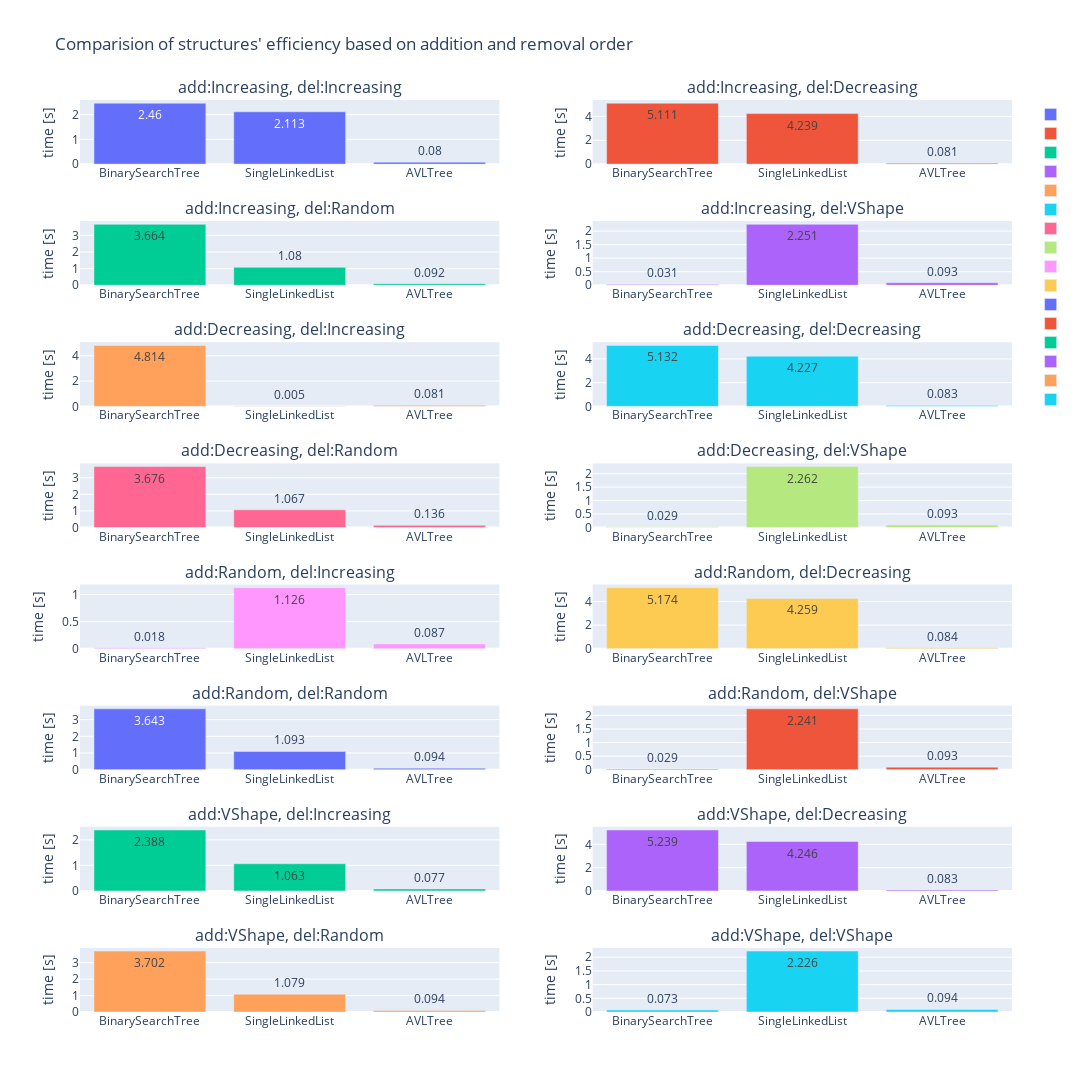

Notebook cell for this chart:
### Code cell
InputNames = [x.__name__ for x in inputTypes]
subplot_titles = []
for x in InputNames:
    for y in InputNames:
        subplot_titles.append(f"add:{x}, del:{y}".replace("generate",""))

fig = make_subplots(rows=8, cols=2,subplot_titles=subplot_titles)


i=0
for add_method in InputNames:
    for delete_method in InputNames:
        d = {}
        for struct, time in times.items():
            d[struct] = time[add_method][delete_method]
        fig.add_trace(go.Bar(x=list(d.keys()), y=list(d.values()), text=[round(x,3) for x in d.values()],
                            textposition="auto", name=""),
                      row=i//2+1, col=i%2+1)
        fig.update_yaxes(title_text="time [s]", row=i//2+1, col=i%2+1)
        i+=1

fig.update_layout(height=1600, width=1200,
                  title_text="Comparision of structures' efficiency based on addition and removal order")

fig.show()

### Figure 1 — Plotly figure (JSON) as saved in the notebook; plotly's stock layout.template omitted (floating-point values rounded to 4 significant figures)
{"data": [{"name": "", "text": ["2.46", "2.113", "0.08"], "textposition": "auto", "type": "bar", "x": ["BinarySearchTree", "SingleLinkedList", "AVLTree"], "xaxis": "x", "y": [2.46, 2.113, 0.08004], "yaxis": "y"}, {"name": "", "text": ["5.111", "4.239", "0.081"], "textposition": "auto", "type": "bar", "x": ["BinarySearchTree", "SingleLinkedList", "AVLTree"], "xaxis": "x2", "y": [5.111, 4.239, 0.08068], "yaxis": "y2"}, {"name": "", "text": ["3.664", "1.08", "0.092"], "textposition": "auto", "type": "bar", "x": ["BinarySearchTree", "SingleLinkedList", "AVLTree"], "xaxis": "x3", "y": [3.664, 1.08, 0.09188], "yaxis": "y3"}, {"name": "", "text": ["0.031", "2.251", "0.093"], "textposition": "auto", "type": "bar", "x": ["BinarySearchTree", "SingleLinkedList", "AVLTree"], "xaxis": "x4", "y": [0.03099, 2.251, 0.09258], "yaxis": "y4"}, {"name": "", "text": ["4.814", "0.005", "0.081"], "textposition": "auto", "type": "bar", "x": ["BinarySearchTree", "SingleLinkedList", "AVLTree"], "xaxis": "x5", "y": [4.814, 0.00499, 0.08083], "yaxis": "y5"}, {"name": "", "text": ["5.132", "4.227", "0.083"], "textposition": "auto", "type": "bar", "x": ["BinarySearchTree", "SingleLinkedList", "AVLTree"], "xaxis": "x6", "y": [5.132, 4.227, 0.08293], "yaxis": "y6"}, {"name": "", "text": ["3.676", "1.067", "0.136"], "textposition": "auto", "type": "bar", "x": ["BinarySearchTree", "SingleLinkedList", "AVLTree"], "xaxis": "x7", "y": [3.676, 1.067, 0.1358], "yaxis": "y7"}, {"name": "", "text": ["0.029", "2.262", "0.093"], "textposition": "auto", "type": "bar", "x": ["BinarySearchTree", "SingleLinkedList", "AVLTree"], "xaxis": "x8", "y": [0.02866, 2.262, 0.09303], "yaxis": "y8"}, {"name": "", "text": ["0.018", "1.126", "0.087"], "textposition": "auto", "type": "bar", "x": ["BinarySearchTree", "SingleLinkedList", "AVLTree"], "xaxis": "x9", "y": [0.01798, 1.126, 0.08743], "yaxis": "y9"}, {"name": "", "text": ["5.174", "4.259", "0.084"], "textposition": "auto", "type": "bar", "x": ["BinarySearchTree", "SingleLinkedList", "AVLTree"], "xaxis": "x10", "y": [5.174, 4.259, 0.08356], "yaxis": "y10"}, {"name": "", "text": ["3.643", "1.093", "0.094"], "textposition": "auto", "type": "bar", "x": ["BinarySearchTree", "SingleLinkedList", "AVLTree"], "xaxis": "x11", "y": [3.643, 1.093, 0.09382], "yaxis": "y11"}, {"name": "", "text": ["0.029", "2.241", "0.093"], "textposition": "auto", "type": "bar", "x": ["BinarySearchTree", "SingleLinkedList", "AVLTree"], "xaxis": "x12", "y": [0.02902, 2.241, 0.09318], "yaxis": "y12"}, {"name": "", "text": ["2.388", "1.063", "0.077"], "textposition": "auto", "type": "bar", "x": ["BinarySearchTree", "SingleLinkedList", "AVLTree"], "xaxis": "x13", "y": [2.388, 1.063, 0.07735], "yaxis": "y13"}, {"name": "", "text": ["5.239", "4.246", "0.083"], "textposition": "auto", "type": "bar", "x": ["BinarySearchTree", "SingleLinkedList", "AVLTree"], "xaxis": "x14", "y": [5.239, 4.246, 0.08293], "yaxis": "y14"}, {"name": "", "text": ["3.702", "1.079", "0.094"], "textposition": "auto", "type": "bar", "x": ["BinarySearchTree", "SingleLinkedList", "AVLTree"], "xaxis": "x15", "y": [3.702, 1.079, 0.09368], "yaxis": "y15"}, {"name": "", "text": ["0.073", "2.226", "0.094"], "textposition": "auto", "type": "bar", "x": ["BinarySearchTree", "SingleLinkedList", "AVLTree"], "xaxis": "x16", "y": [0.07316, 2.226, 0.09379], "yaxis": "y16"}], "layout": {"annotations": [{"font": {"size": 16}, "showarrow": false, "text": "add:Increasing, del:Increasing", "x": 0.225, "xanchor": "center", "xref": "paper", "y": 1, "yanchor": "bottom", "yref": "paper"}, {"font": {"size": 16}, "showarrow": false, "text": "add:Increasing, del:Decreasing", "x": 0.775, "xanchor": "center", "xref": "paper", "y": 1, "yanchor": "bottom", "yref": "paper"}, {"font": {"size": 16}, "showarrow": false, "text": "add:Increasing, del:Random", "x": 0.225, "xanchor": "center", "xref": "paper", "y": 0.8672, "yanchor": "bottom", "yref": "paper"}, {"font": {"size": 16}, "showarrow": false, "text": "add:Increasing, del:VShape", "x": 0.775, "xanchor": "center", "xref": "paper", "y": 0.8672, "yanchor": "bottom", "yref": "paper"}, {"font": {"size": 16}, "showarrow": false, "text": "add:Decreasing, del:Increasing", "x": 0.225, "xanchor": "center", "xref": "paper", "y": 0.7344, "yanchor": "bottom", "yref": "paper"}, {"font": {"size": 16}, "showarrow": false, "text": "add:Decreasing, del:Decreasing", "x": 0.775, "xanchor": "center", "xref": "paper", "y": 0.7344, "yanchor": "bottom", "yref": "paper"}, {"font": {"size": 16}, "showarrow": false, "text": "add:Decreasing, del:Random", "x": 0.225, "xanchor": "center", "xref": "paper", "y": 0.6016, "yanchor": "bottom", "yref": "paper"}, {"font": {"size": 16}, "showarrow": false, "text": "add:Decreasing, del:VShape", "x": 0.775, "xanchor": "center", "xref": "paper", "y": 0.6016, "yanchor": "bottom", "yref": "paper"}, {"font": {"size": 16}, "showarrow": false, "text": "add:Random, del:Increasing", "x": 0.225, "xanchor": "center", "xref": "paper", "y": 0.4688, "yanchor": "bottom", "yref": "paper"}, {"font": {"size": 16}, "showarrow": false, "text": "add:Random, del:Decreasing", "x": 0.775, "xanchor": "center", "xref": "paper", "y": 0.4688, "yanchor": "bottom", "yref": "paper"}, {"font": {"size": 16}, "showarrow": false, "text": "add:Random, del:Random", "x": 0.225, "xanchor": "center", "xref": "paper", "y": 0.3359, "yanchor": "bottom", "yref": "paper"}, {"font": {"size": 16}, "showarrow": false, "text": "add:Random, del:VShape", "x": 0.775, "xanchor": "center", "xref": "paper", "y": 0.3359, "yanchor": "bottom", "yref": "paper"}, {"font": {"size": 16}, "showarrow": false, "text": "add:VShape, del:Increasing", "x": 0.225, "xanchor": "center", "xref": "paper", "y": 0.2031, "yanchor": "bottom", "yref": "paper"}, {"font": {"size": 16}, "showarrow": false, "text": "add:VShape, del:Decreasing", "x": 0.775, "xanchor": "center", "xref": "paper", "y": 0.2031, "yanchor": "bottom", "yref": "paper"}, {"font": {"size": 16}, "showarrow": false, "text": "add:VShape, del:Random", "x": 0.225, "xanchor": "center", "xref": "paper", "y": 0.07031, "yanchor": "bottom", "yref": "paper"}, {"font": {"size": 16}, "showarrow": false, "text": "add:VShape, del:VShape", "x": 0.775, "xanchor": "center", "xref": "paper", "y": 0.07031, "yanchor": "bottom", "yref": "paper"}], "height": 1600, "title": {"text": "Comparision of structures' efficiency based on addition and removal order"}, "width": 1200, "xaxis": {"anchor": "y", "domain": [0, 0.45]}, "xaxis10": {"anchor": "y10", "domain": [0.55, 1]}, "xaxis11": {"anchor": "y11", "domain": [0, 0.45]}, "xaxis12": {"anchor": "y12", "domain": [0.55, 1]}, "xaxis13": {"anchor": "y13", "domain": [0, 0.45]}, "xaxis14": {"anchor": "y14", "domain": [0.55, 1]}, "xaxis15": {"anchor": "y15", "domain": [0, 0.45]}, "xaxis16": {"anchor": "y16", "domain": [0.55, 1]}, "xaxis2": {"anchor": "y2", "domain": [0.55, 1]}, "xaxis3": {"anchor": "y3", "domain": [0, 0.45]}, "xaxis4": {"anchor": "y4", "domain": [0.55, 1]}, "xaxis5": {"anchor": "y5", "domain": [0, 0.45]}, "xaxis6": {"anchor": "y6", "domain": [0.55, 1]}, "xaxis7": {"anchor": "y7", "domain": [0, 0.45]}, "xaxis8": {"anchor": "y8", "domain": [0.55, 1]}, "xaxis9": {"anchor": "y9", "domain": [0, 0.45]}, "yaxis": {"anchor": "x", "domain": [0.9297, 1], "title": {"text": "time [s]"}}, "yaxis10": {"anchor": "x10", "domain": [0.3984, 0.4688], "title": {"text": "time [s]"}}, "yaxis11": {"anchor": "x11", "domain": [0.2656, 0.3359], "title": {"text": "time [s]"}}, "yaxis12": {"anchor": "x12", "domain": [0.2656, 0.3359], "title": {"text": "time [s]"}}, "yaxis13": {"anchor": "x13", "domain": [0.1328, 0.2031], "title": {"text": "time [s]"}}, "yaxis14": {"anchor": "x14", "domain": [0.1328, 0.2031], "title": {"text": "time [s]"}}, "yaxis15": {"anchor": "x15", "domain": [0, 0.07031], "title": {"text": "time [s]"}}, "yaxis16": {"anchor": "x16", "domain": [0, 0.07031], "title": {"text": "time [s]"}}, "yaxis2": {"anchor": "x2", "domain": [0.9297, 1], "title": {"text": "time [s]"}}, "yaxis3": {"anchor": "x3", "domain": [0.7969, 0.8672], "title": {"text": "time [s]"}}, "yaxis4": {"anchor": "x4", "domain": [0.7969, 0.8672], "title": {"text": "time [s]"}}, "yaxis5": {"anchor": "x5", "domain": [0.6641, 0.7344], "title": {"text": "time [s]"}}, "yaxis6": {"anchor": "x6", "domain": [0.6641, 0.7344], "title": {"text": "time [s]"}}, "yaxis7": {"anchor": "x7", "domain": [0.5312, 0.6016], "title": {"text": "time [s]"}}, "yaxis8": {"anchor": "x8", "domain": [0.5312, 0.6016], "title": {"text": "time [s]"}}, "yaxis9": {"anchor": "x9", "domain": [0.3984, 0.4688], "title": {"text": "time [s]"}}}}
